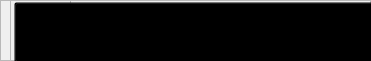
   <widget class="QFrame" name="settings_button_frame">
    <property name="geometry">
     <rect>
      <x>820</x>
      <y>225</y>
      <width>371</width>
      <height>61</height>
     </rect>
    </property>
    <property name="frameShape">
     <enum>QFrame::StyledPanel</enum>
    </property>
    <property name="frameShadow">
     <enum>QFrame::Raised</enum>
    </property>
    <widget class="QFrame" name="settings_icon_frame">
     <property name="geometry">
      <rect>
       <x>10</x>
       <y>0</y>
       <width>61</width>
       <height>61</height>
      </rect>
     </property>
     <property name="frameShape">
      <enum>QFrame::StyledPanel</enum>
     </property>
     <property name="frameShadow">
      <enum>QFrame::Raised</enum>
     </property>
     <widget class="QLabel" name="settings_icon">
      <property name="geometry">
       <rect>
        <x>0</x>
        <y>0</y>
        <width>61</width>
        <height>61</height>
       </rect>
      </property>
      <property name="font">
       <font>
        <family>Arial Black</family>
       </font>
      </property>
      <property name="text">
       <string/>
      </property>
      <property name="pixmap">
       <pixmap>design/icons/settings_icon_white.png</pixmap>
      </property>
     </widget>
    </widget>
    <widget class="QPushButton" name="settings_button">
     <property name="geometry">
      <rect>
       <x>14</x>
       <y>2</y>
       <width>361</width>
       <height>61</height>
      </rect>
     </property>
     <property name="font">
      <font>
       <family>Arial Black</family>
       <pointsize>25</pointsize>
       <weight>75</weight>
       <bold>true</bold>
      </font>
     </property>
     <property name="cursor">
      <cursorShape>PointingHandCursor</cursorShape>
     </property>
     <property name="layoutDirection">
      <enum>Qt::LeftToRight</enum>
     </property>
     <property name="styleSheet">
      <string notr="true">QPushButton {
	background-color: transparent;
}</string>
     </property>
     <property name="text">
      <string>Settings</string>
     </property>
    </widget>
   </widget>
